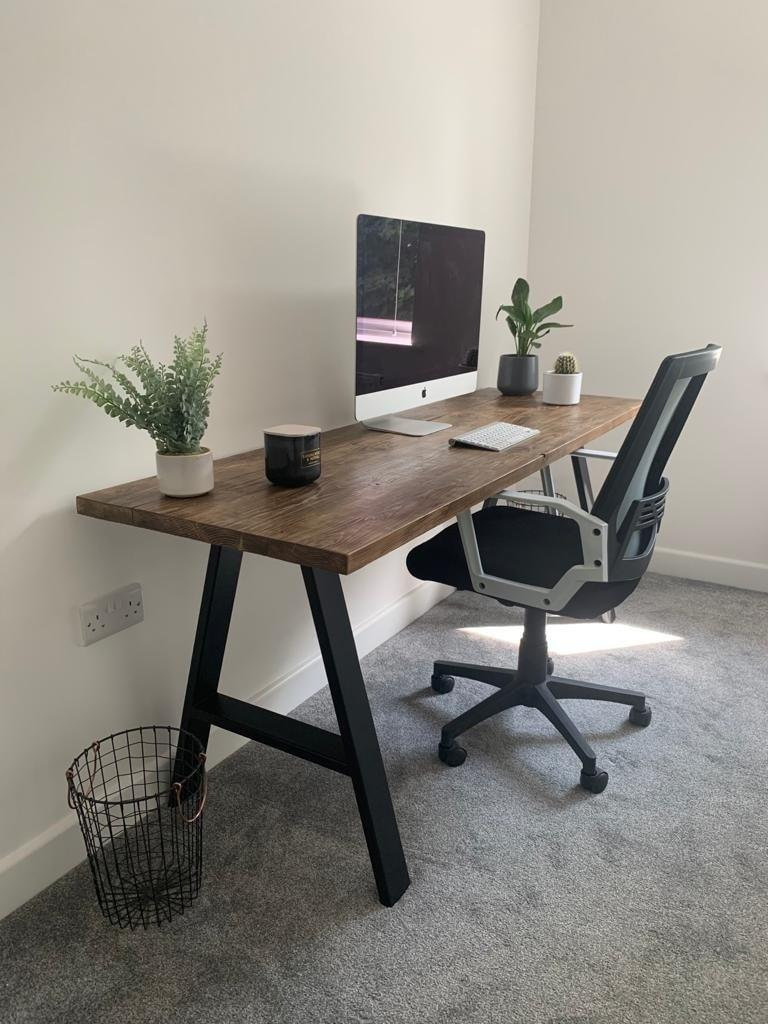
#> input picture assets/desk.jpg, 768 x 1024 px
$ python -i advanced_blend.py   (imports and definitions only)
#> lines starting #> are read from the running program, lines starting #| are printed output that depends on the picture; after the words box and inside, x2 and y2 are one past the last pixel; in counts of white or black regions, pixels touching at a corner belong together
import cv2
import numpy as np
from typing import Tuple, Optional
import os
from datetime import datetime

# [18 lines left out: function create_debug_directory, not called in this run]

def extract_binary_mask(obj_img: np.ndarray, debug_dir: Optional[str] = None) -> Tuple[np.ndarray, np.ndarray]:
    """
    Extract BGR channels and create a strict binary mask from RGBA input.

    Args:
        obj_img: Input image (RGBA or RGB)
        debug_dir: Directory to save debug images

    Returns:
        Tuple of (bgr_channels, binary_mask)
    """
    def save_debug(name: str, img: np.ndarray) -> None:
        if debug_dir:
            cv2.imwrite(os.path.join(debug_dir, name), img)

    # Split RGBA into BGR + alpha
    if obj_img.shape[2] == 4:
        # Convert RGB to BGR for the color channels
        obj_bgr = cv2.cvtColor(obj_img[:, :, :3], cv2.COLOR_RGB2BGR)
        alpha_raw = obj_img[:, :, 3]
    else:
        obj_bgr = obj_img
        gray = cv2.cvtColor(obj_img, cv2.COLOR_BGR2GRAY)
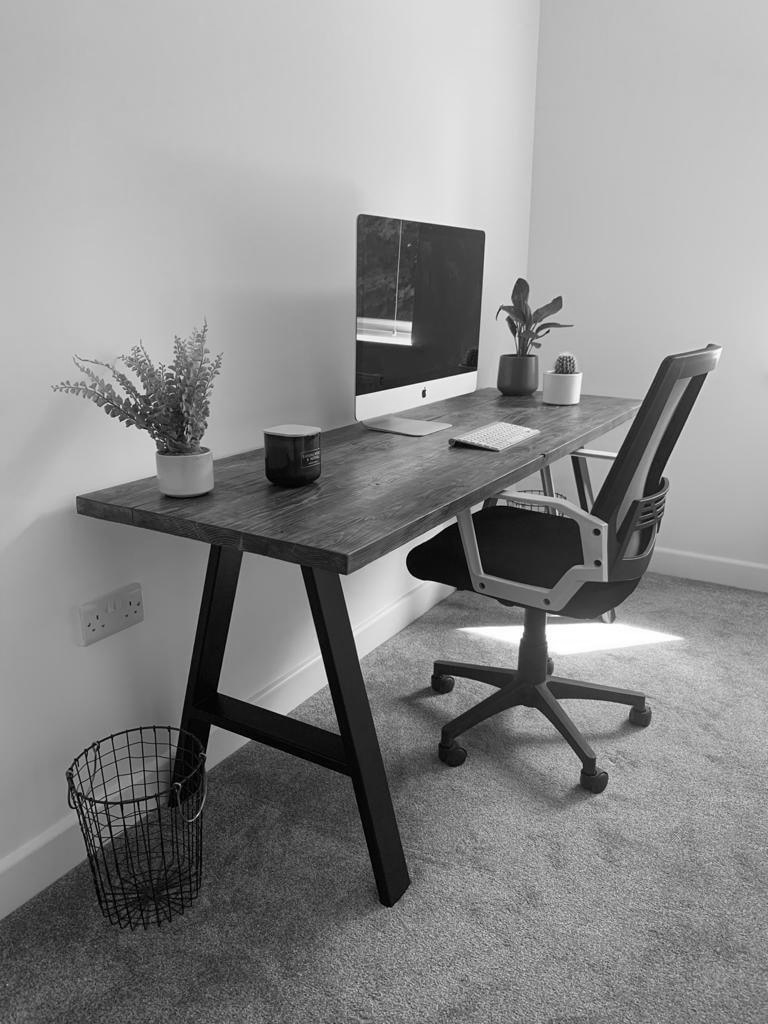
#> gray: shape (1024, 768); min 0, max 255, mean 140.2
        alpha_raw = cv2.threshold(gray, 1, 255, cv2.THRESH_BINARY)[1]
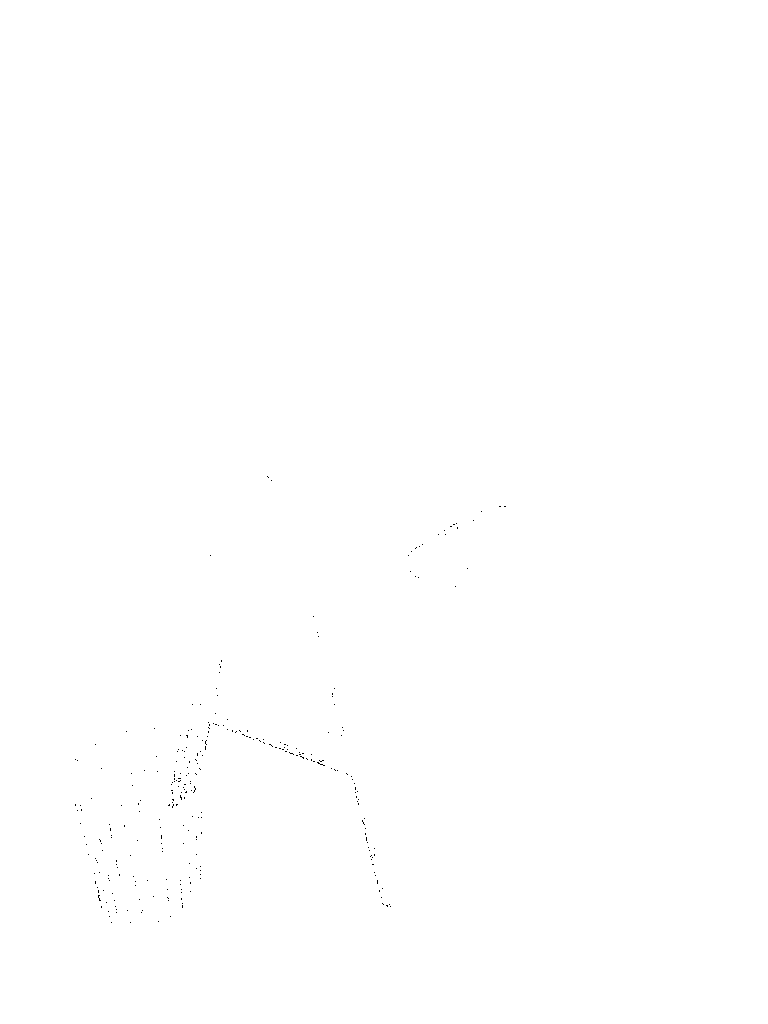
#> alpha_raw: shape (1024, 768); 99.9% white; black in thin lines or dots, all inside (x1, y1, x2, y2) = (75, 476, 506, 923)

    # Create strict binary mask
    _, binary_mask = cv2.threshold(alpha_raw, 1, 255, cv2.THRESH_BINARY)
    binary_mask = binary_mask.astype(np.uint8)

    save_debug("debug_binary_mask_initial.png", binary_mask)
    save_debug("debug_bgr_initial.png", obj_bgr)

    return obj_bgr, binary_mask

# [196 lines left out: functions adjust_brightness, apply_perspective_transform, create_cast_shadow, advanced_blend, not called in this run]

>>> import cv2
>>> picture = cv2.cvtColor(cv2.imread('assets/desk.jpg'), cv2.COLOR_BGR2RGB)
>>> result = extract_binary_mask(picture)

$ run again, on assets/hall.jpg
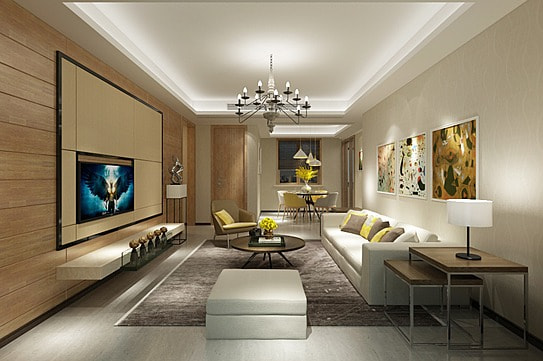
#> input picture assets/hall.jpg, 543 x 361 px
#> in extract_binary_mask, `gray = cv2.cvtColor(obj_img, cv2.COLOR_BGR2GRAY)`:
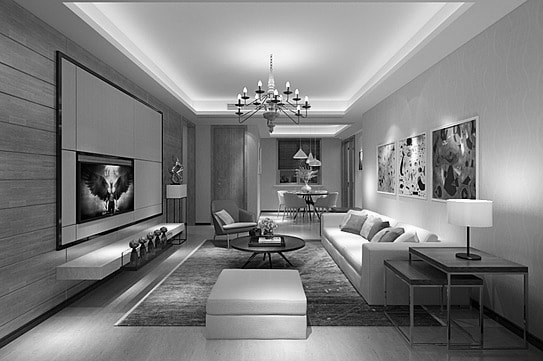
#> gray: shape (361, 543); min 0, max 255, mean 127.7
#> in extract_binary_mask, `alpha_raw = cv2.threshold(gray, 1, 255, cv2.THRESH_BINARY)[1]`:
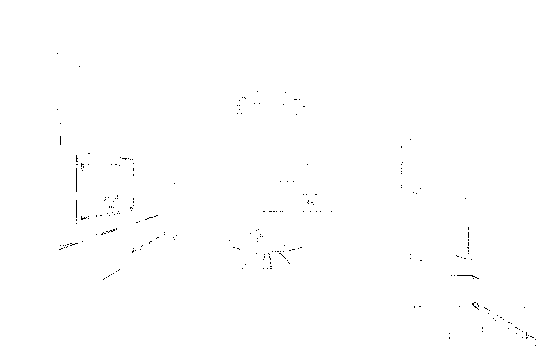
#> alpha_raw: shape (361, 543); 99.8% white; black in thin lines or dots, all inside (x1, y1, x2, y2) = (57, 53, 536, 346)
